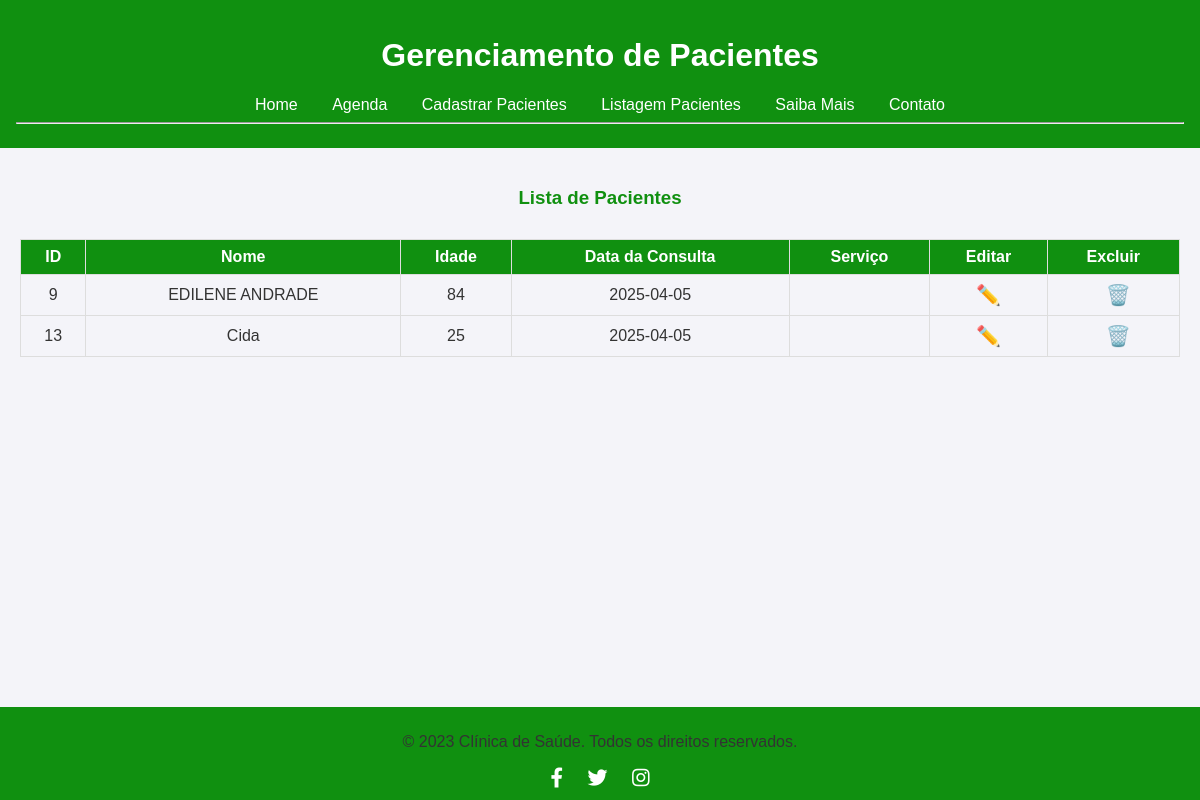
/listagem.html, run on an earlier commit of the app's database.
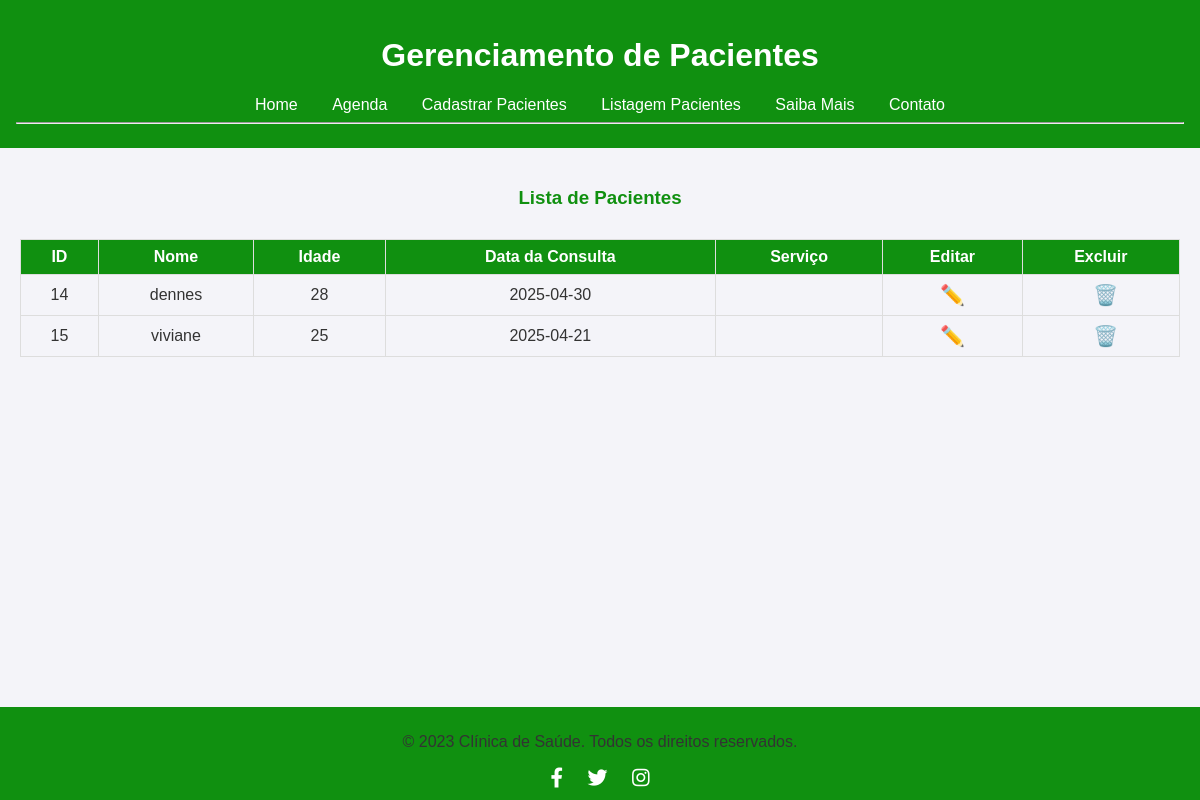
And on a later commit of the database.
### tables this page shows
CREATE TABLE clientes (
            id INTEGER PRIMARY KEY AUTOINCREMENT,
            nome TEXT NOT NULL,
            idade TEXT NOT NULL,
            data_cadastro TEXT NOT NULL  
        );

### app.py (the view)
@app.route('/listagem.html')
def listagem ():
    conn = get_db_connection()
    clientes = conn.execute('SELECT * FROM clientes').fetchall()
    conn.close()
    return render_template('listagem.html', clientes=clientes)

### app.py (called while the page is built)
def get_db_connection():
    conn = sqlite3.connect('database.db')
    conn.row_factory = sqlite3.Row
    return conn

### Templates/listagem.html (shortened to what this page needs)
{% extends 'base.html' %}
{% block conteudo %}
    <h3>Lista de Pacientes</h3>
    <table border="1">
        <tr>
            <th>ID</th>
            <th>Nome</th>
            <th>Idade</th>
            <th>Data da Consulta</th>
            <th>Serviço</th>
            <th>Editar</th>
            <th>Excluir</th>
        </tr>
        {% for cliente in clientes %}
        <tr>
            <td>{{ cliente.id }}</td>
            <td>{{ cliente.nome }}</td>
            <td>{{ cliente.idade }}</td>
            <td>{{ cliente.data_cadastro }}</td>
            <td>{{ cliente.servico }}</td>
            <td>
                <a href="{{ url_for('editar', index=cliente.id) }}" title="Editar" style="text-decoration: none; font-size: 20px;">✏️</a>
            </td>
            <td>
                <a href="{{ url_for('excluir', index=cliente.id) }}" title="Excluir" style="text-decoration: none; font-size: 20px; margin-left: 10px;" onclick="return confirm('Tem certeza que deseja excluir este agendamento?');">🗑️</a>
            </td>
        </tr>
        {% endfor %}
    </table>
{% endblock %}

### Templates/base.html (shortened to what this page needs)
<!DOCTYPE html>
<html lang="pt-br">
<head>
    <link rel="stylesheet" href="https://cdnjs.cloudflare.com/ajax/libs/font-awesome/5.15.4/css/all.min.css">
</head>
<body>
    <header>
        <h1>Gerenciamento de Pacientes</h1>
        <nav>
            <a href="{{ url_for('index') }}">Home</a>
            <a href="{{ url_for('agenda') }}">Agenda</a>
            <a href="{{ url_for('cadastrar') }}">Cadastrar Pacientes</a>
            <a href="{{ url_for('listagem') }}">Listagem Pacientes</a>
            <a href="{{ url_for('saiba_mais') }}">Saiba Mais</a>
            <a href="{{ url_for('contato') }}">Contato</a>
        </nav>
        <hr>
    </header>
    <main>
        {% block conteudo %}{% endblock %}
    </main>
    <footer>
        <div>
            <p>&copy; 2023 Clínica de Saúde. Todos os direitos reservados.</p>
            <div class="social-links">
                <a href="#"><i class="fab fa-facebook-f"></i></a>
                <a href="#"><i class="fab fa-twitter"></i></a>
                <a href="#"><i class="fab fa-instagram"></i></a>
            </div>
        </div>
    </footer>
</body>
</html>

### Templates/base.html (style rules this page uses)
html, body { font-family: Arial, sans-serif; height: 100%; margin: 0; padding: 0; background-color: #f4f4f9; color: #333; display: flex; flex-direction: column; }
header { background-color:#109010; color: white; padding: 1rem; text-align: center; }
header nav a { color: white; text-decoration: none; margin: 0 15px; }
main { padding: 20px; flex: 1; }
footer { text-align: center; background-color: #109010; padding: 10px 0; width: 100%; }
table { width: 100%; border-collapse: collapse; margin: 20px 0; }
table th, table td { border: 1px solid #ddd; padding: 8px; text-align: center; }
table th { background-color: #109010; color: white; }
.social-links { margin-top: 10px; }
.social-links a { color: white; margin: 0 10px; font-size: 20px; }
h3 { text-align: center; margin-bottom: 30px; color: #109010 }

What changed in the data, as far as the page shows it:
removed clientes: id "9", nome "EDILENE ANDRADE", idade "84", data_cadastro "2025-04-05"
removed clientes: id "13", nome "Cida", idade "25", data_cadastro "2025-04-05"
added clientes: id "14", nome "dennes", idade "28", data_cadastro "2025-04-30"
added clientes: id "15", nome "viviane", idade "25", data_cadastro "2025-04-21"
